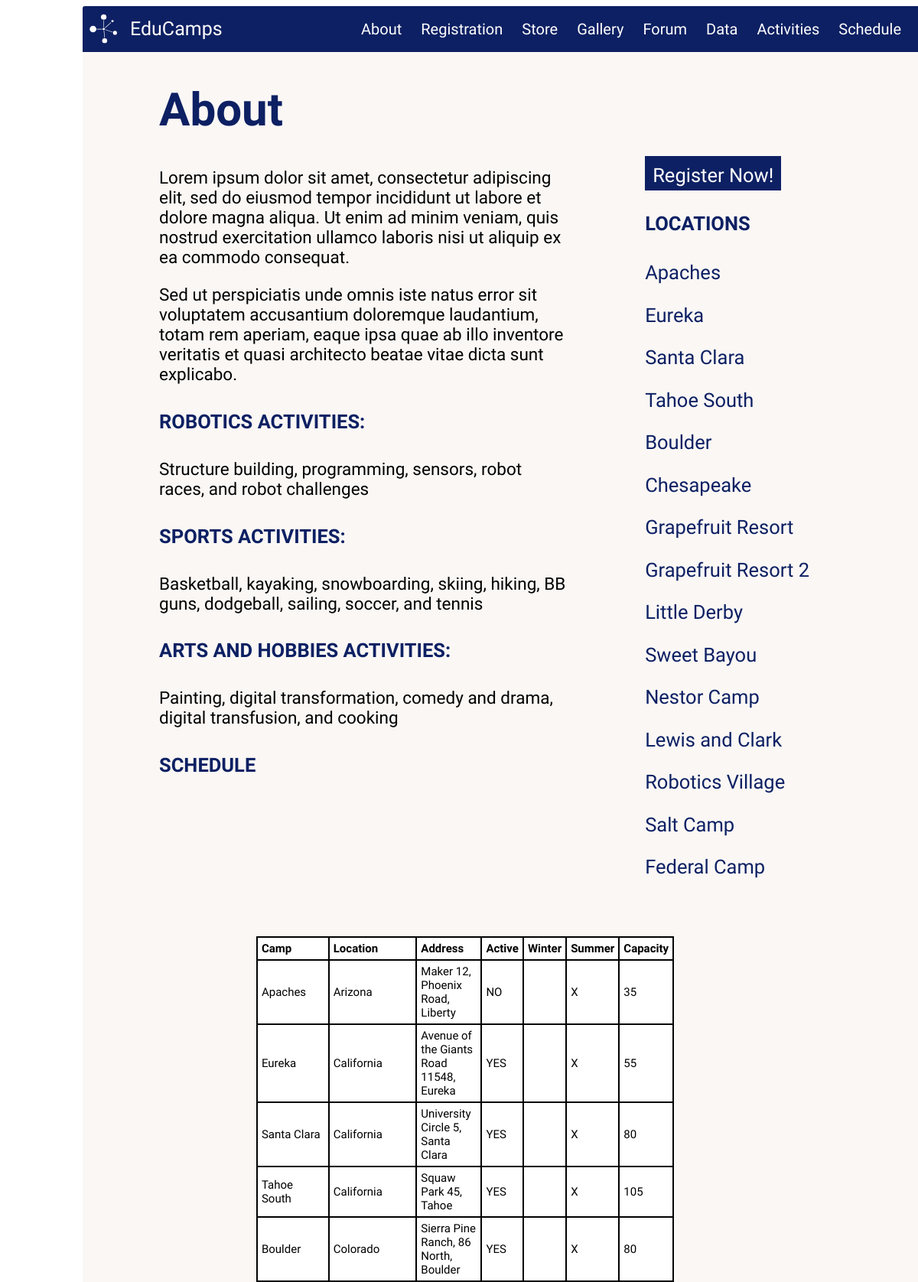
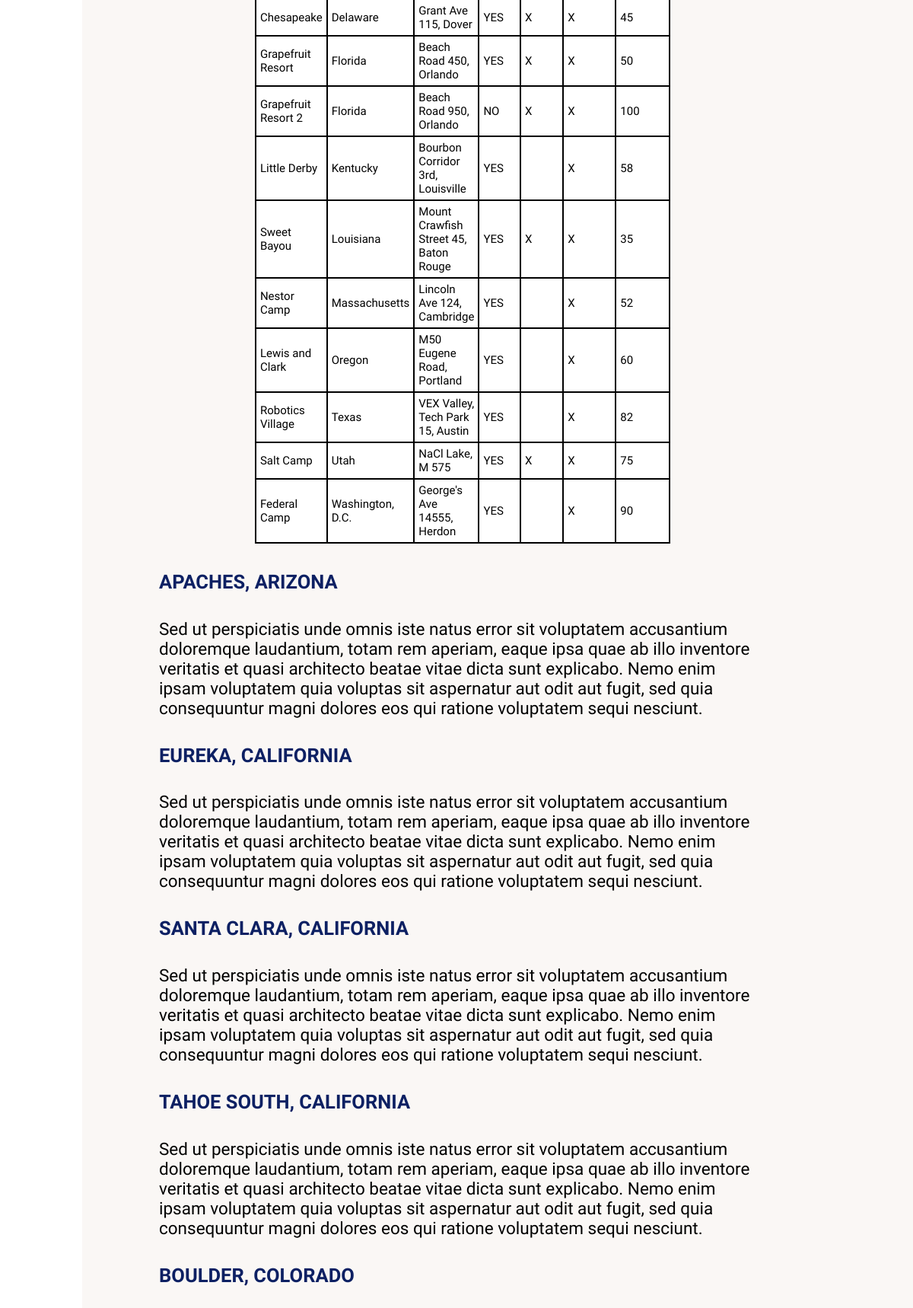
Page /about/index.php (upper part) on the committed database (2 pictures, top to bottom).
### tables this page shows
CREATE TABLE camp(
    camp_id int AUTO_INCREMENT,
    camp_name varchar(255),
    location varchar(255),
    address varchar(255),
    activities varchar(255),
    active int,
    season_winter int,
    season_summer int,
    capacity int,
    comments varchar(255),
    PRIMARY KEY (camp_id)
);

### about/index.php (the view, shortened to what this page needs)
<?php
	function QueryCamp($query, $connection){
		$result = mysqli_query($connection, $query) or die(mysqli_error($connection));
		while($row = mysqli_fetch_array($result, MYSQLI_NUM)){
			$rows[] = $row;
		}
		return $rows;
	}
	$database = 'educamps';
	$dbserver = 'localhost';
	$dbusername = 'fourthreefour';
	$dbpass = 'americo';
	$connection = connectDB($database, $dbserver, $dbusername, $dbpass);
?>
<!DOCTYPE HTML>
<html>
    <head>
        <link href=../stylesheets/main.css media=screen rel=stylesheet type=text/css />
    </head>
    <body>
        <div class=main_container id="schedule_container">
            <div id=menubar>
                <a href="../">
                    <img id="logo" src="../icons/logo.svg" alt="EduCamps logo" /><label id="topname">EduCamps</label>
                </a>
                <table>
                    <tr>
                        <td><a href=../about>About</a></td>
                        <td><a href=../registration>Registration</a></td>
                        <td><a href=../store>Store</a></td>
                        <td><a href=../gallery>Gallery</a></td>
                        <td><a href=../forum>Forum</a></td>
                        <td><a href=../data>Data</a></td>
                        <td><a href=../activities>Activities</a></td>
                        <td><a href=../schedule>Schedule</a></td>
                    </tr>
                </table>
            </div>
           <div id="anchor_bar" >
               <p><a id="register_button" href=../registration>Register Now!</a></p>
                <h4>Locations</h4>
                <?php
                    $camp_name = QueryCamp("SELECT camp_name FROM camp", $connection);
                    foreach($camp_name as $row){
                        echo "<p><a href='#$row[0]'>$row[0]</a></p>";
                    }
                ?>
            </div>
            <div id="schedule_main_content" class = "main_content">
                <h1>About</h1>
                <p>Lorem ipsum dolor sit amet, consectetur adipiscing elit, sed do eiusmod tempor incididunt ut labore et dolore magna aliqua. Ut enim ad minim veniam, quis nostrud exercitation ullamco laboris nisi ut aliquip ex ea commodo consequat.</p>
                <p>Sed ut perspiciatis unde omnis iste natus error sit voluptatem accusantium doloremque laudantium, totam rem aperiam, eaque ipsa quae ab illo inventore veritatis et quasi architecto beatae vitae dicta sunt explicabo.</p>
                <h4>Robotics Activities:</h4>
                <p>Structure building, programming, sensors, robot races, and robot challenges </p>
                <h4>Sports Activities:</h4>
                <p>Basketball, kayaking, snowboarding, skiing, hiking, BB guns, dodgeball, sailing, soccer, and tennis</p>
                <h4>Arts and Hobbies Activities:</h4>
                <p>Painting, digital transformation, comedy and drama, digital transfusion, and cooking</p>
                <h4>Schedule</h4>
                    <table>
                        <tr><td><strong>Camp</strong></td><td><strong>Location</strong></td><td><strong>Address</strong></td><td><strong>Active</strong></td><td><strong>Winter</strong></td><td><strong>Summer</strong></td><td><strong>Capacity</strong></td></tr>
                        <?php
                        $conn = mysqli_connect("localhost", "fourthreefour", "americo", "educamps");
                        $campsquery = mysqli_query($conn, "SELECT camp_name, location, address, active, season_winter, season_summer, capacity FROM camp");
                        while($camp = mysqli_fetch_assoc($campsquery)){
                        ?>
                        <tr><td><?= $camp['camp_name'] ?></td><td><?= $camp['location'] ?></td><td><?= $camp['address'] ?></td>
                        <?php if ($camp['active']){     ?>
                            <td>YES</td> <?php }
                                else{ ?>
                            <td>NO</td>
                        <?php } ?>
                        <?php if ($camp['season_winter']){     ?>
                            <td>X</td> <?php }
                                else{ ?>
                            <td></td>
                        <?php } ?>
                        <?php if ($camp['season_summer']){     ?>
                            <td>X</td> <?php }
                                else{ ?>
                            <td></td>
                        <?php } ?>
                        <td><?= $camp['capacity'] ?></td></tr>
                        <?php } ?>
                </table>
                <div id="headspace">
                <?php
                    $camp_name = QueryCamp("SELECT camp_name, location FROM camp", $connection);
                    foreach($camp_name as $row){
                        echo "<h4><a name='$row[0]'> $row[0], $row[1]</a></h4>";
                        echo "<p>Sed ut perspiciatis unde omnis iste natus error sit voluptatem accusantium doloremque laudantium, totam rem aperiam, eaque ipsa quae ab illo inventore veritatis et quasi architecto beatae vitae dicta sunt explicabo. Nemo enim ipsam voluptatem quia voluptas sit aspernatur aut odit aut fugit, sed quia consequuntur magni dolores eos qui ratione voluptatem sequi nesciunt.</p>";
                    }
                ?>
                </div>
            </div>
        </div>
    </body>
</html>

### stylesheets/main.css (style rules this page uses)
body { font-family:'Josefin Sans', sans-serif }
strong { font-weight:bold;color:black }
#schedule_main_content { width:800px;height:2300px;margin-left:100px }
#schedule_main_content p { font-size:.75em;text-align:left }
#schedule_main_content table { border-spacing:0px;width:100%;border:solid black 1px }
#schedule_main_content td { width:700px;height:auto;padding-left:15px;padding-right:25px;text-align:left;font-size:.5em;border:solid black 1px }
#schedule_main_content h4 { color:#0d2063 }
a { text-decoration:none;color:#0d2063 }
#anchor_bar { font-family:'Josefin Sans', sans-serif;font-size:25.5px;float:right;margin-right:150px;margin-left:100px;margin-top:120px;margin-bottom:50px;color:#0d2063 }
#headspace { margin-top:0px;border:solid #faf7f5 1px }
#schedule_main_content { height:auto;padding-bottom:100px }
#schedule_main_content table { width:500px;height:200px;text-align:center }
#schedule_main_content table td { padding:5px }
#register_button { color:white;padding:10px;padding-bottom:5px;background-color:#0d2063 }
h4 { text-transform:uppercase }
td { font-size:20px }
body { padding-left:100px;padding-right:100px }
.main_container { min-width:1100px;max-width:1600px;margin:auto;background-color:#faf7f5;margin-bottom:100px }
#logo { float:left;height:40px;width:auto;margin-left:7px }
#menubar { width:100%;height:60px;background-color:#0d2063;color:#0d2063;font-size:20px;border-top-left-radius:3px;border-top-right-radius:3px;display:flex;justify-content:space-between;align-items:center }
#menubar table { float:right;display:flex;justify-content:flex-end;border-spacing:5px;margin-left:15px;margin-right:15px;vertical-align:center }
#menubar td { padding:10px;border-radius:3px;border-width:1.5px;border-spacing:20px;text-decoration-line:underline }
#menubar a { color:white;text-decoration:none;line-height:10px;margin-top:5px }
#menubar>a { margin-top:0px;height:100%;display:flex;flex-direction:row;justify-content:center;align-items:center }
#topname { padding-left:15px;font-size:1.25em;cursor:pointer }
.main_content { background-color:#faf7f5;width:100%;height:auto;font-size:30px }
.main_content table { border-spacing:20px;width:880px;margin:auto }
.main_content td { width:250px;height:250px;padding:10px;background-color:#fff;text-align:center;font-size:30px }
.main_content h1 { color:#0d2063 }
.main_content h4 { font-size:.85em }

### rows in the picture
camp: camp_name "Apaches", location "Arizona", address "Maker 12, Phoenix Road, Liberty", active "NO", season_winter 0 (drawn), season_summer "X", capacity "35", camp_name "APACHES", location "ARIZONA"
camp: camp_name "Eureka", location "California", address "Avenue of the Giants Road 11548, Eureka", active "YES", season_winter 0 (drawn), season_summer "X", capacity "55", camp_name "EUREKA", location "CALIFORNIA"
camp: camp_name "Santa Clara", location "California", address "University Circle 5, Santa Clara", active "YES", season_winter 0 (drawn), season_summer "X", capacity "80", camp_name "SANTA CLARA", location "CALIFORNIA"
camp: camp_name "Tahoe South", location "California", address "Squaw Park 45, Tahoe", active "YES", season_winter 0 (drawn), season_summer "X", capacity "105", camp_name "TAHOE SOUTH", location "CALIFORNIA"
camp: camp_name "Boulder", location "Colorado", address "Sierra Pine Ranch, 86 North, Boulder", active "YES", season_winter 0 (drawn), season_summer "X", capacity "80", camp_name "BOULDER", location "COLORADO"
camp: camp_name "Chesapeake", location "Delaware", address "Grant Ave 115, Dover", active "YES", season_winter "X", season_summer "X", capacity "45"
camp: camp_name "Grapefruit Resort", location "Florida", address "Beach Road 450, Orlando", active "YES", season_winter "X", season_summer "X", capacity "50"
camp: camp_name "Grapefruit Resort 2", location "Florida", address "Beach Road 950, Orlando", active "NO", season_winter "X", season_summer "X", capacity "100"
camp: camp_name "Little Derby", location "Kentucky", address "Bourbon Corridor 3rd, Louisville", active "YES", season_winter 0 (drawn), season_summer "X", capacity "58"
camp: camp_name "Sweet Bayou", location "Louisiana", address "Mount Crawfish Street 45, Baton Rouge", active "YES", season_winter "X", season_summer "X", capacity "35"
camp: camp_name "Nestor Camp", location "Massachusetts", address "Lincoln Ave 124, Cambridge", active "YES", season_winter 0 (drawn), season_summer "X", capacity "52"
camp: camp_name "Lewis and Clark", location "Oregon", address "M50 Eugene Road, Portland", active "YES", season_winter 0 (drawn), season_summer "X", capacity "60"
camp: camp_name "Robotics Village", location "Texas", address "VEX Valley, Tech Park 15, Austin", active "YES", season_winter 0 (drawn), season_summer "X", capacity "82"
camp: camp_name "Salt Camp", location "Utah", address "NaCl Lake, M 575", active "YES", season_winter "X", season_summer "X", capacity "75"
camp: camp_name "Federal Camp", location "Washington, D.C.", address "George's Ave 14555, Herdon", active "YES", season_winter 0 (drawn), season_summer "X", capacity "90"
